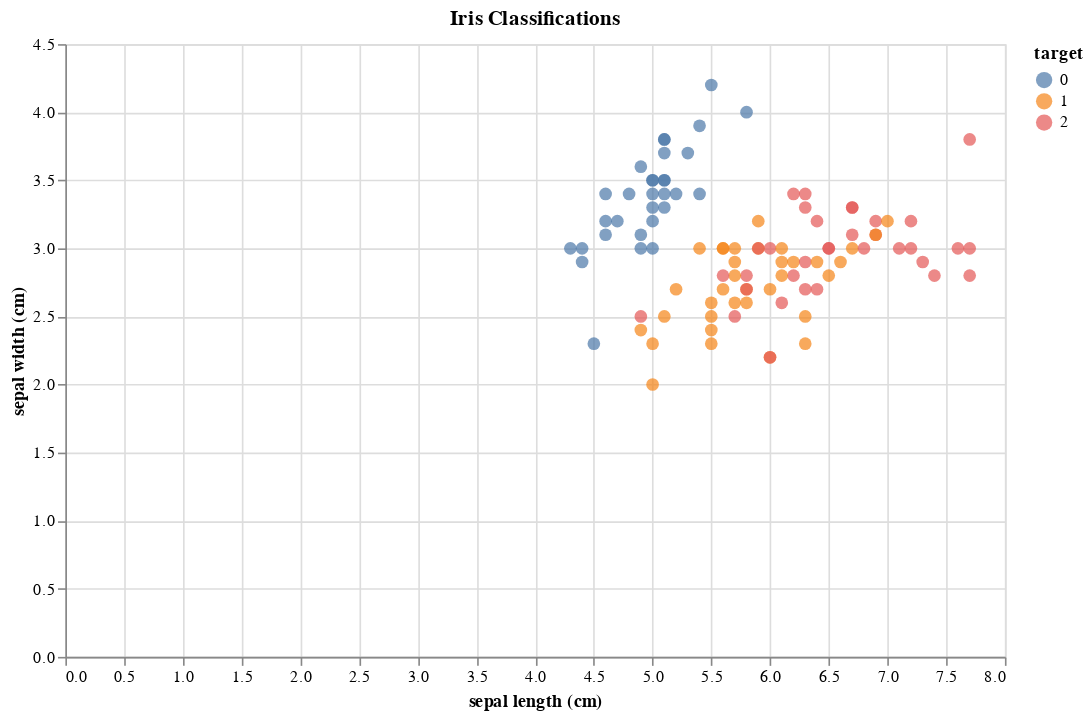

Here is the notebook cell this chart was saved with:
### Markdown cell above
#### Log visualization model and artifacts:
- seralize visualization code
- log artifacts at an artifact path (typically relevant json, html)

### Code cell
# Example MLflow Model Run
# - vizmod flavor
# - vegalite `style`
with mlflow.start_run() as run_iris:
    # Define Viz
    viz_iris = alt.Chart(
        df_iris
    ).mark_circle(size=60).encode(
        x='x',
        y='y',
        color='z:N',
    ).properties(
        height=375,
        width=575,
    ).interactive()
    
    # Log Model
    mlflow_vismod.log_model(
        model=viz_iris, 
        artifact_path='viz',
        style='vegalite',
        input_example=df_iris,
    )
    
    # Optional: log artifact
    viz_iris.save('./example.html')
    mlflow.log_artifact(local_path='./example.html', artifact_path='charts')



# Label Chart
#
# We're replacing the generic x,y,z labels with their dataset-specific counterparts
viz_iris.title = 'Iris Classifications'
viz_iris.encoding.x.title = column_map_iris['x']
viz_iris.encoding.y.title = column_map_iris['y']
viz_iris.encoding.color.title = column_map_iris['z']
viz_iris

### Figure 1 — Vega-Lite specification as saved in the notebook (floating-point values rounded to 4 significant figures)
{"config": {"view": {"continuousWidth": 400, "continuousHeight": 300}}, "data": {"name": "data-60398e4209391dad00cb4d5d572d72c9"}, "mark": {"type": "circle", "size": 60}, "encoding": {"color": {"type": "nominal", "field": "z", "title": "target"}, "x": {"type": "quantitative", "field": "x", "title": "sepal length (cm)"}, "y": {"type": "quantitative", "field": "y", "title": "sepal width (cm)"}}, "height": 375, "selection": {"selector001": {"type": "interval", "bind": "scales", "encodings": ["x", "y"]}}, "title": "Iris Classifications", "width": 575, "$schema": "https://vega.github.io/schema/vega-lite/v4.8.1.json", "datasets": {"data-60398e4209391dad00cb4d5d572d72c9": [{"x": 5.7, "y": 2.9, "z": 1}, {"x": 7.6, "y": 3.0, "z": 2}, {"x": 5.6, "y": 3.0, "z": 1}, {"x": 5.1, "y": 3.5, "z": 0}, {"x": 7.7, "y": 2.8, "z": 2}, {"x": 5.8, "y": 2.7, "z": 1}, {"x": 5.2, "y": 3.4, "z": 0}, {"x": 5.0, "y": 3.5, "z": 0}, {"x": 5.1, "y": 3.8, "z": 0}, {"x": 5.0, "y": 2.0, "z": 1}, {"x": 6.3, "y": 2.7, "z": 2}, {"x": 4.8, "y": 3.4, "z": 0}, {"x": 5.0, "y": 3.0, "z": 0}, {"x": 5.1, "y": 3.3, "z": 0}, {"x": 5.6, "y": 2.7, "z": 1}, {"x": 5.1, "y": 3.4, "z": 0}, {"x": 5.7, "y": 3.0, "z": 1}, {"x": 7.7, "y": 3.8, "z": 2}, {"x": 4.6, "y": 3.2, "z": 0}, {"x": 6.2, "y": 2.9, "z": 1}, {"x": 5.7, "y": 2.5, "z": 2}, {"x": 5.5, "y": 4.2, "z": 0}, {"x": 6.0, "y": 3.0, "z": 2}, {"x": 5.8, "y": 2.7, "z": 2}, {"x": 6.0, "y": 2.2, "z": 1}, {"x": 5.4, "y": 3.0, "z": 1}, {"x": 6.2, "y": 3.4, "z": 2}, {"x": 5.5, "y": 2.3, "z": 1}, {"x": 5.4, "y": 3.9, "z": 0}, {"x": 5.0, "y": 2.3, "z": 1}, {"x": 6.4, "y": 2.7, "z": 2}, {"x": 5.0, "y": 3.3, "z": 0}, {"x": 5.0, "y": 3.2, "z": 0}, {"x": 5.5, "y": 2.4, "z": 1}, {"x": 6.7, "y": 3.0, "z": 1}, {"x": 4.9, "y": 3.1, "z": 0}, {"x": 5.8, "y": 2.8, "z": 2}, {"x": 5.0, "y": 3.4, "z": 0}, {"x": 5.0, "y": 3.5, "z": 0}, {"x": 5.9, "y": 3.2, "z": 1}, {"x": 5.1, "y": 2.5, "z": 1}, {"x": 6.9, "y": 3.2, "z": 2}, {"x": 6.0, "y": 2.7, "z": 1}, {"x": 6.1, "y": 2.6, "z": 2}, {"x": 7.7, "y": 3.0, "z": 2}, {"x": 5.5, "y": 2.5, "z": 1}, {"x": 4.4, "y": 2.9, "z": 0}, {"x": 4.3, "y": 3.0, "z": 0}, {"x": 6.0, "y": 2.2, "z": 2}, {"x": 7.2, "y": 3.2, "z": 2}, {"x": 4.6, "y": 3.1, "z": 0}, {"x": 5.1, "y": 3.5, "z": 0}, {"x": 4.4, "y": 3.0, "z": 0}, {"x": 6.3, "y": 2.5, "z": 1}, {"x": 6.3, "y": 3.4, "z": 2}, {"x": 4.6, "y": 3.4, "z": 0}, {"x": 6.8, "y": 3.0, "z": 2}, {"x": 6.3, "y": 3.3, "z": 2}, {"x": 4.7, "y": 3.2, "z": 0}, {"x": 6.1, "y": 2.9, "z": 1}, {"x": 6.5, "y": 2.8, "z": 1}, {"x": 6.2, "y": 2.8, "z": 2}, {"x": 7.0, "y": 3.2, "z": 1}, {"x": 6.4, "y": 3.2, "z": 2}, {"x": 5.1, "y": 3.8, "z": 0}, {"x": 6.9, "y": 3.1, "z": 2}, {"x": 5.9, "y": 3.0, "z": 1}, {"x": 6.5, "y": 3.0, "z": 2}, {"x": 5.7, "y": 2.6, "z": 1}, {"x": 5.2, "y": 2.7, "z": 1}, {"x": 6.1, "y": 3.0, "z": 1}, {"x": 4.5, "y": 2.3, "z": 0}, {"x": 6.6, "y": 2.9, "z": 1}, {"x": 5.5, "y": 2.6, "z": 1}, {"x": 5.3, "y": 3.7, "z": 0}, {"x": 5.6, "y": 3.0, "z": 1}, {"x": 7.3, "y": 2.9, "z": 2}, {"x": 6.7, "y": 3.3, "z": 2}, {"x": 5.1, "y": 3.7, "z": 0}, {"x": 4.9, "y": 2.4, "z": 1}, {"x": 6.7, "y": 3.3, "z": 2}, {"x": 7.2, "y": 3.0, "z": 2}, {"x": 4.9, "y": 3.6, "z": 0}, {"x": 6.7, "y": 3.1, "z": 2}, {"x": 4.9, "y": 3.0, "z": 0}, {"x": 6.9, "y": 3.1, "z": 1}, {"x": 7.4, "y": 2.8, "z": 2}, {"x": 6.3, "y": 2.9, "z": 2}, {"x": 5.7, "y": 2.8, "z": 1}, {"x": 6.5, "y": 3.0, "z": 2}, {"x": 6.3, "y": 2.3, "z": 1}, {"x": 6.4, "y": 2.9, "z": 1}, {"x": 5.6, "y": 2.8, "z": 2}, {"x": 5.9, "y": 3.0, "z": 2}, {"x": 5.4, "y": 3.4, "z": 0}, {"x": 6.1, "y": 2.8, "z": 1}, {"x": 4.9, "y": 2.5, "z": 2}, {"x": 5.8, "y": 4.0, "z": 0}, {"x": 5.8, "y": 2.6, "z": 1}, {"x": 7.1, "y": 3.0, "z": 2}]}}
